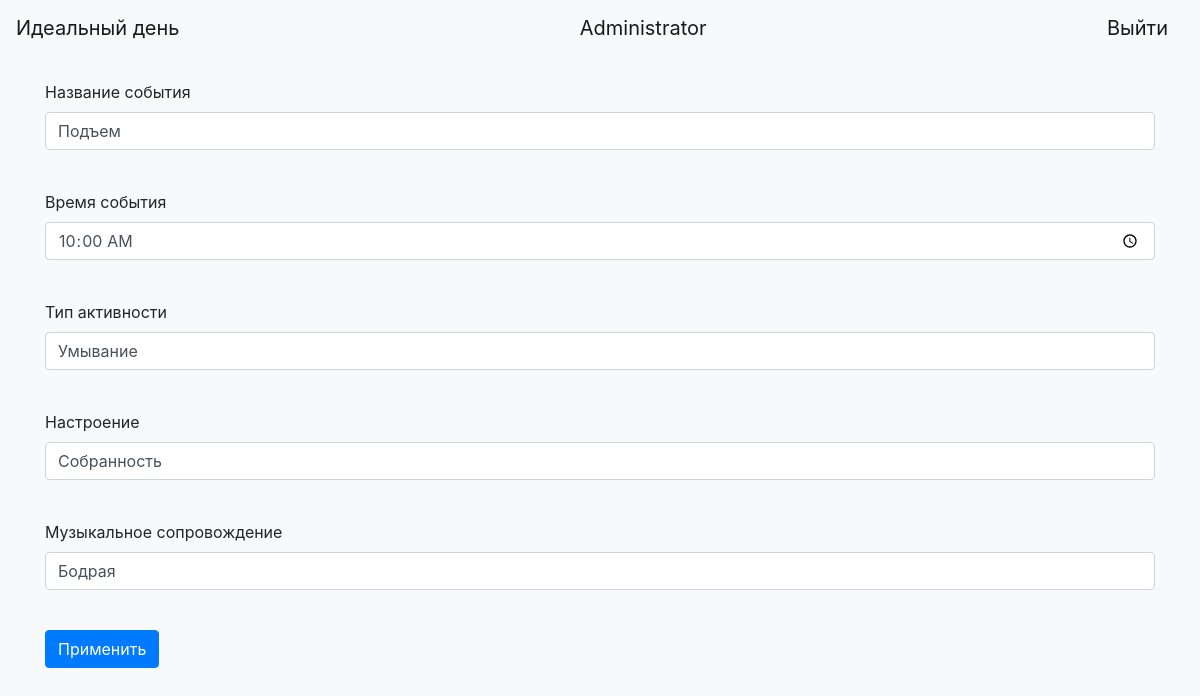
Page /events/5 (signed in) on the committed database.
### data/users.py (models this page shows, shortened)
class User(SqlAlchemyBase, UserMixin, SerializerMixin):
    __tablename__ = 'users'
    id = sqlalchemy.Column(sqlalchemy.Integer, primary_key=True, autoincrement=True)
    email = sqlalchemy.Column(sqlalchemy.String, index=True, unique=True, nullable=True)
    name = sqlalchemy.Column(sqlalchemy.String, nullable=True)
    hashed_password = sqlalchemy.Column(sqlalchemy.String, nullable=True)
    avatar = sqlalchemy.Column(sqlalchemy.String, nullable=True)
    events = orm.relationship('Events', back_populates='user')

### data/events.py (models this page shows)
class Events(SqlAlchemyBase, SerializerMixin):
    __tablename__ = 'events'
    id = sqlalchemy.Column(sqlalchemy.Integer, primary_key=True, autoincrement=True)
    title = sqlalchemy.Column(sqlalchemy.String, nullable=True)
    time = sqlalchemy.Column(sqlalchemy.DateTime, nullable=False)
    activity_type = sqlalchemy.Column(sqlalchemy.String, nullable=True)
    mood = sqlalchemy.Column(sqlalchemy.String, nullable=True)
    music = sqlalchemy.Column(sqlalchemy.String, nullable=True)
    user_id = sqlalchemy.Column(sqlalchemy.Integer, sqlalchemy.ForeignKey("users.id"))
    user = orm.relationship('User')

### index.py (the view, shortened to what this page needs)
@app.route('/events/<int:id>', methods=['GET', 'POST'])
@login_required
def edit_events(id):
    form = EventsForm()
    if request.method == "GET":
        db_sess = db_session.create_session()
        if current_user.id != 1:
            event = db_sess.query(Events).filter(Events.id == id,
                                                 Events.user == current_user).first()
        else:
            event = db_sess.query(Events).filter(Events.id == id).first()
        if event:
            form.title.data = event.title
            form.time.data = event.time.time()
            form.activity_type.data = event.activity_type
            form.mood.data = event.mood
            form.music.data = event.music
        else:
            abort(404)
    return render_template('events.html',
                           title='Редактирование события',
                           form=form
                           )

### form/events.py
class EventsForm(FlaskForm):
    title = StringField('Название события', validators=[DataRequired()])
    time = TimeField('Время события', validators=[DataRequired()])
    activity_type = StringField('Тип активности', validators=[DataRequired()])
    mood = StringField('Настроение', validators=[DataRequired()])
    music = StringField('Музыкальное сопровождение', validators=[DataRequired()])
    submit = SubmitField('Применить')

### data/db_session.py (called while the page is built)
def create_session() -> Session:
    global __factory
    return __factory()

### index.py (called while the page is built)
@login_manager.user_loader
def load_user(user_id):
    db_sess = db_session.create_session()
    return db_sess.query(User).get(user_id)

### templates/events.html (shortened to what this page needs)
{% extends "base.html" %}
{% block content %}
<form action="" method="post">
    <p>
        {{ form.title.label }}<br>
        {{ form.title(class="form-control") }}<br>
    </p>
    <p>
        {{ form.time.label }}<br>
        {{ form.time(class="form-control") }}<br>
    </p>
    <p>
        {{ form.activity_type.label }}<br>
        {{ form.activity_type(class="form-control") }}<br>
    </p>
    <p>
        {{ form.mood.label }}<br>
        {{ form.mood(class="form-control") }}<br>
    </p>
    <p>
        {{ form.music.label }}<br>
        {{ form.music(class="form-control") }}<br>
    </p>
    <p>{{ form.submit(type="submit", class="btn btn-primary") }}</p>
</form>
{% endblock %}

### templates/base.html (shortened to what this page needs)
<!doctype html>
<html lang="en">
<head>
    <link rel="stylesheet"
          href="https://stackpath.bootstrapcdn.com/bootstrap/4.4.1/css/bootstrap.min.css"
>
    <link rel="stylesheet" type="text/css" href="../static/css/style.css" />
</head>
<body>
<header>
<nav class="navbar navbar-light bg-light">
    <a class="navbar-brand" href="/">Идеальный день</a>
    {% if current_user.is_authenticated %}
      <a class="navbar-brand" href="/account">{{ current_user.name }}</a>
      <a class="navbar-brand" href="/logout">Выйти</a>
    {% else %}
      <p class="mb-0">
        <a class="btn btn-primary" href="/register">Зарегистрироваться</a>
        <a class="btn btn-success" href="/login">Войти</a>
      </p>
    {% endif %}
</nav>
</header>
<main role="main" class="container py-4">
    {% block content %}{% endblock %}
</main>
</body>
</html>

### static/css/style.css (style rules this page uses)
body { background-color: #f8f9fa; }

### rows in the picture
User: name "Administrator"
Events: title "Подъем", time "10:00", activity_type "Умывание", mood "Собранность", music "Бодрая"
